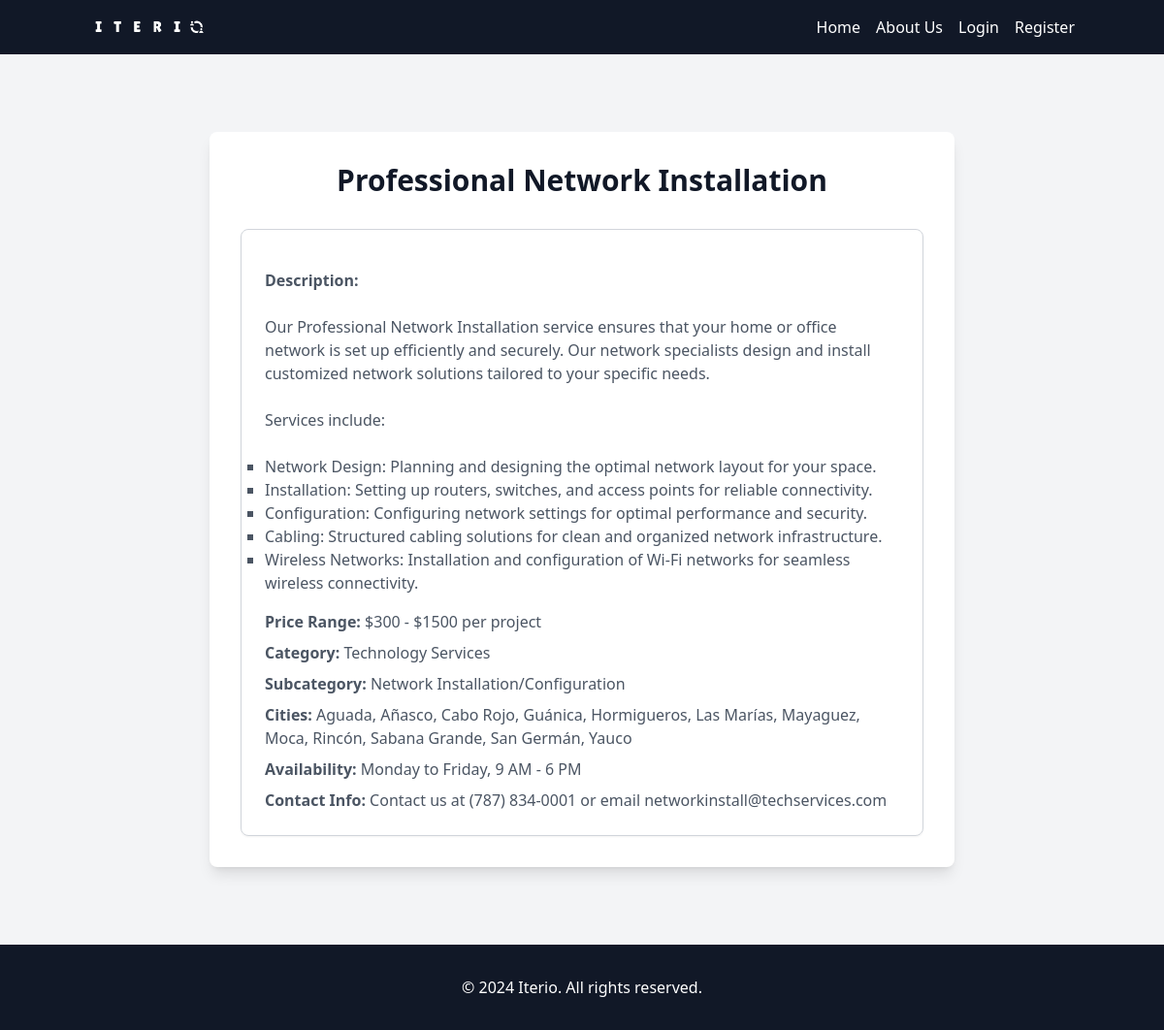
The app's page /service/26/ with its own data.
### iterio_app/models.py (models this page shows, shortened)
class Service(models.Model):
    name = models.CharField(max_length=100)
    description = models.TextField()
    price_range = models.CharField(max_length=100, blank=True)
    category = models.ForeignKey(Category, on_delete=models.CASCADE, related_name='services', default=11)
    subcategory = models.ForeignKey(SubCategory, on_delete=models.CASCADE, related_name='services')
    cities = models.ManyToManyField(City, related_name='services')
    picture = models.ImageField(upload_to='service_pictures', blank=True, null=True)
    availability = models.TextField(blank=True)
    contact_info = models.TextField(blank=True)

class Category(models.Model):
    name = models.CharField(max_length=100)
    img_path = models.CharField(max_length=120, blank=True)
    details = models.CharField(max_length=120, blank=True)
    redirect = models.CharField(max_length=120, blank=True)
    class Meta:
        verbose_name_plural = 'Categories'

class SubCategory(models.Model):
    name = models.CharField(max_length=100)
    category = models.ForeignKey(Category, on_delete=models.CASCADE, related_name='subcategories')
    class Meta:
        verbose_name_plural = 'Sub-categories'

class City(models.Model):
    name = models.CharField(max_length=100, unique=True)

### iterio_app/views.py (the view)
# urls.py: path('service/<int:pk>/', views.service_detail, name='service_detail'),
def service_detail(request, pk):
    service = get_object_or_404(Service, pk=pk)
    return render(request, 'iterio_app/service_detail.html', {'service': service})

### iterio_app/templates/iterio_app/service_detail.html (shortened to what this page needs)
{% extends 'main.html' %}
{% load static %}
{% load static tailwind_tags %}
{% block content %}
<div class="bg-gray-100 min-h-screen flex items-center justify-center py-12">
    <div class="max-w-3xl w-full bg-white p-8 rounded-lg shadow-lg">
        <h1 class="text-3xl font-bold text-gray-900 mb-8 text-center">{{ service.name }}</h1>
        <div class="space-y-6">
            <div class="border border-gray-300 p-6 rounded-lg shadow-sm">
                <div class="mt-4">
                    <div class="text-gray-600"><strong>Description:</strong> {{ service.description|safe }}</div>
                    <p class="text-gray-600 mt-4"><strong>Price Range:</strong> {{ service.price_range }}</p>
                    <p class="text-gray-600 mt-2"><strong>Category:</strong> {{ service.category.name }}</p>
                    <p class="text-gray-600 mt-2"><strong>Subcategory:</strong> {{ service.subcategory.name }}</p>
                    <p class="text-gray-600 mt-2"><strong>Cities:</strong> {% for city in service.cities.all %}{{ city.name }}{% if not forloop.last %}, {% endif %}{% endfor %}</p>
                    <p class="text-gray-600 mt-2"><strong>Availability:</strong> {{ service.availability }}</p>
                    <p class="text-gray-600 mt-2"><strong>Contact Info:</strong> {{ service.contact_info }}</p>
                </div>
            </div>
        </div>
    </div>
</div>
{% endblock %}

### templates/main.html (style rules this page uses)
html, body { height: 100%; }
body { display: flex; flex-direction: column; }

### records on screen
Service: name "Professional Network Installation", description "Our Professional Network Installation service ensures that your home or office network is set up efficiently and securely. Our network specialists design and install customized network solutions tailored to your specific needs. Services include: Network Design: Planning and designing the optimal network layout for your space. Installation: Setting up routers, switches, and access points for reliable connectivity. Configuration: Configuring network settings for optimal performance and security. Cabling: Structured cabling solutions for clean and organized network infrastructure. Wireless Networks: Installation and configuration of Wi-Fi networks for seamless wireless connectivity.", price_range "$300 - $1500 per project", category.name "Technology Services", subcategory.name "Network Installation/Configuration", availability "Monday to Friday, 9 AM - 6 PM", contact_info "Contact us at (787) 834-0001 or email networkinstall@techservices.com"
City: name "Aguada"
City: name "Añasco"
City: name "Cabo Rojo"
City: name "Guánica"
City: name "Hormigueros"
City: name "Las Marías"
City: name "Mayaguez"
City: name "Moca"
City: name "Rincón"
City: name "Sabana Grande"
City: name "San Germán"
City: name "Yauco"
